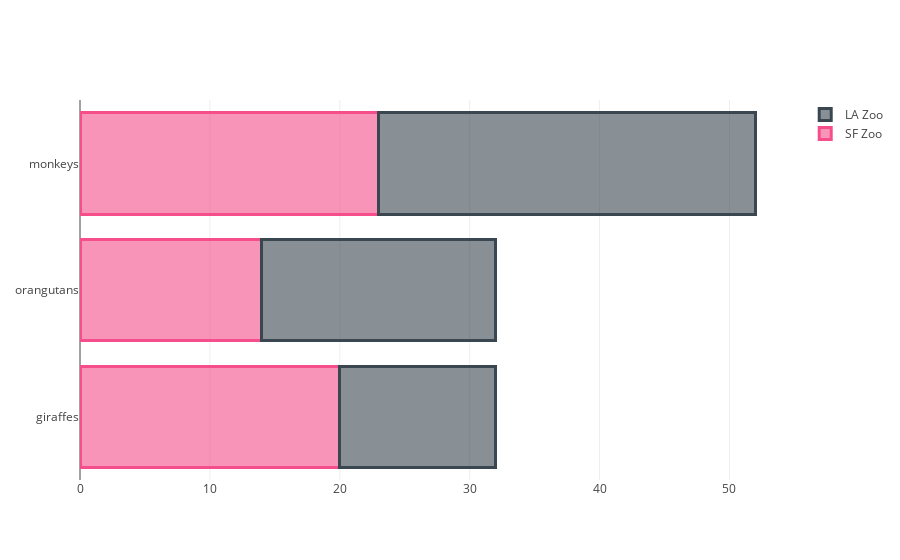

The code cell stored with this chart in its notebook:
### Markdown cell above
### Colored Horizontal Bar Chart

### Code cell
trace1 = go.Bar(
    y=['giraffes', 'orangutans', 'monkeys'],
    x=[20, 14, 23],
    name='SF Zoo',
    orientation = 'h',
    marker = dict(
        color = 'rgba(246, 78, 139, 0.6)',
        line = dict(
            color = 'rgba(246, 78, 139, 1.0)',
            width = 3)
    )
)
trace2 = go.Bar(
    y=['giraffes', 'orangutans', 'monkeys'],
    x=[12, 18, 29],
    name='LA Zoo',
    orientation = 'h',
    marker = dict(
        color = 'rgba(58, 71, 80, 0.6)',
        line = dict(
            color = 'rgba(58, 71, 80, 1.0)',
            width = 3)
    )
)

data = [trace1, trace2]
layout = go.Layout(
    barmode='stack'
)

fig = go.Figure(data=data, layout=layout)
plotly.offline.iplot(fig, filename='marker-h-bar')

### Figure 1 — Plotly figure (JSON) as saved in the notebook; plotly's stock layout.template omitted (floating-point values rounded to 4 significant figures)
{"data": [{"marker": {"color": "rgba(246, 78, 139, 0.6)", "line": {"color": "rgba(246, 78, 139, 1.0)", "width": 3}}, "name": "SF Zoo", "orientation": "h", "type": "bar", "x": [20, 14, 23], "y": ["giraffes", "orangutans", "monkeys"]}, {"marker": {"color": "rgba(58, 71, 80, 0.6)", "line": {"color": "rgba(58, 71, 80, 1.0)", "width": 3}}, "name": "LA Zoo", "orientation": "h", "type": "bar", "x": [12, 18, 29], "y": ["giraffes", "orangutans", "monkeys"]}], "layout": {"barmode": "stack"}}
